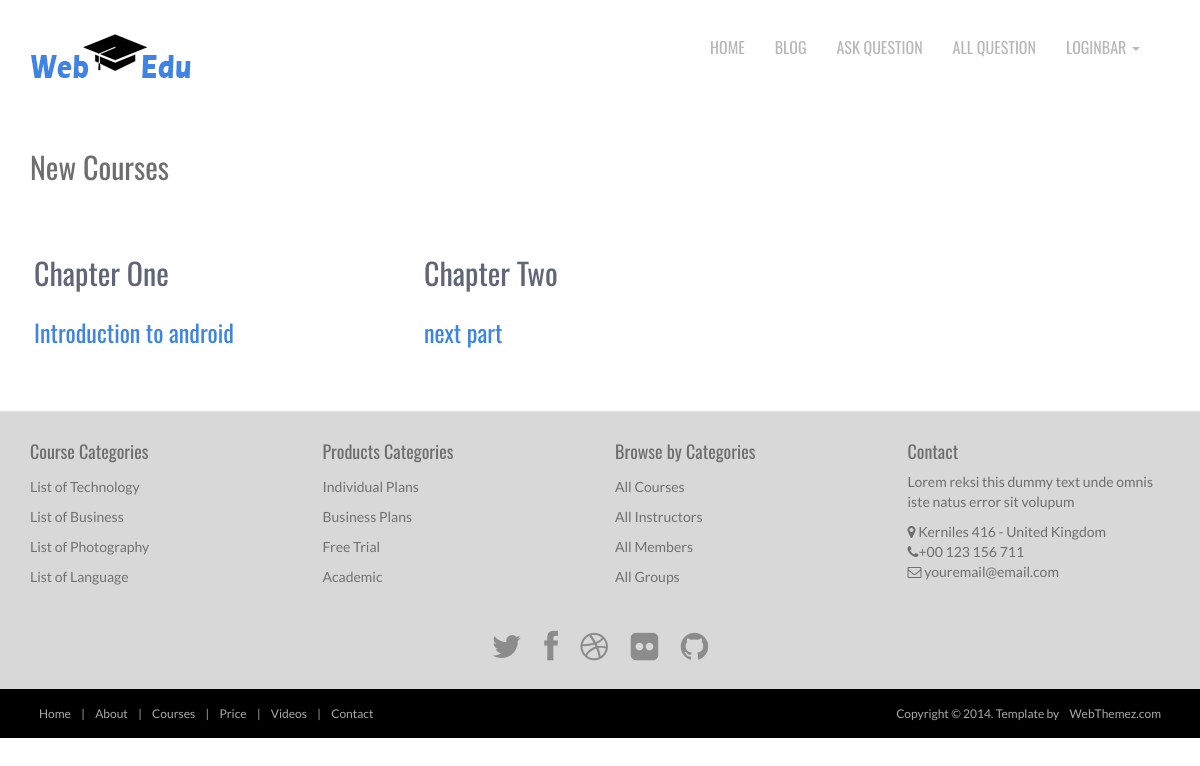
Page /seemore/Android on the committed database.
### website/models.py (models this page shows)
class Blog(db.Model):
    id = db.Column(db.Integer, primary_key=True)
    chapter = db.Column(db.String(20))
    section = db.Column(db.String(20))
    subject = db.Column(db.String(50))
    content = db.Column(db.Text)
    teacher = db.Column(db.String(34))

### website/views.py (the view)
@views.route('/seemore/<string:subject>',methods=['GET','POST'])
def seemore(subject):
    blogs = Blog.query.filter_by().filter(Blog.subject==subject).all()
    return render_template('seemore.html',blogs=blogs)

### website/templates/seemore.html (shortened to what this page needs)
{% extends 'base.html'%}
{% block body %}
<section class="news-box top-margin">
    <div class="container">
        <h2><span>New Courses</span></h2>
        <div class="row">
         {% for blog in blogs %}
         <div class="col-lg-4 col-md-4 col-sm-12">
            <div class="newsBox">
                <div class="thumbnail">
                    <div class="caption maxheight2">
                    <div class="box_inner">
                                <div class="box">
                                    <h2> <p class="title">{{blog.chapter}}</p></h2>
                                    <a href="\content\{{blog.id}}"><h3><p>{{blog.section}}</p></h3>  </a>
                                </div>
                        </div>
                    </div>
                </div>
            </div>
        </div>
         {%endfor%}
        </div>
    </div>
</section>
{%endblock%}

### website/static/css/style.css (style rules this page uses)
body { font-family: 'Lato', sans-serif; font-weight: normal; color: #6E6E6E; }
h1, h2, h3, h4, h5, h6 { font-weight: normal; font-family: 'Oswald', sans-serif; }
h1, .h1, h2, .h2, h3, .h3 { margin-top: 30px; }
h2 { margin: 30px 0; }
a { color:#3d84e6; }
.thumbnail { position: relative; margin: 0; border-radius: 0; box-shadow: none; border: none; padding: 0; background: none; padding: 4px; }
.thumbnail .caption { padding: 9px 0 0; color: #606577; }
.thumbnail .caption a { font: 20px; }
.top-margin { margin-top: 20px; }
.newsBox { margin-bottom: 12px; }

### rows in the picture
Blog: chapter "Chapter One", section "Introduction to android"
Blog: chapter "Chapter Two", section "next part"
